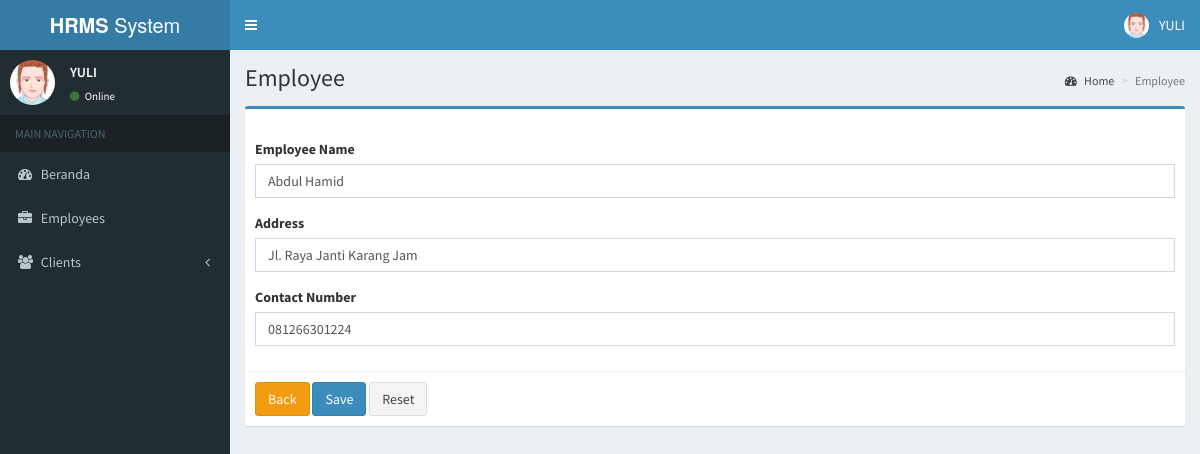
The app's page /media.php?module=employeeedit&id=6 (signed in) with its own data.
### tables this page shows
CREATE TABLE `employeedetails` (
  `EmployeeID` int(11) NOT NULL,
  `EmployeeName` varchar(25) DEFAULT NULL,
  `EmployeeAddress` varchar(25) DEFAULT NULL,
  `EmployeeContactNumber` char(13) DEFAULT NULL
);

### config/crudEmployee.php (called while the page is built, shortened)
<?php
include "koneksi.php";
$con=$conn;
function bacaEmployee($sql){
global $con;
$data = array();
$koneksi =$con;
$hasil = mysqli_query($koneksi, $sql);
$i=0;
while($baris = mysqli_fetch_assoc($hasil)){
$data[$i]['id']= $baris['EmployeeID'];
$data[$i]['nama'] = $baris['EmployeeName'];
$data[$i]['alamat'] = $baris['EmployeeAddress'];
$data[$i]['noHp'] = $baris['EmployeeContactNumber'];
$i++;
}
return $data;
}
?>

### editEmployee.php (the view, shortened to what this page needs)
 <?php
  include "config/crudEmployee.php";
$id=$_GET["id"];
$sql="select * from employeedetails where EmployeeID='".$id."'";
$data=bacaEmployee($sql);
?>
    <section class="content-header">
      <h1>
        Employee
      </h1>
      <ol class="breadcrumb">
        <li><a href="#"><i class="fa fa-dashboard"></i> Home</a></li>
        <li class="active">Employee</li>
      </ol>
    </section>
                <section class="content">
					<div class="box box-primary">
                        <div class="box-header">
                                </div>
                                <div class="box-body table-responsive">
									<div class="row">
                    <form action="media.php?module=employeeedit&id=<?php echo $data[0]['id'] ?>" method="post">
										<div class="col-md-12">
											<div class="form-group">
												<label>Employee Name</label>
												<input type="text" name="name" class="form-control" placeholder="Employee Name" value="<?php echo $data[0]['nama'] ?>">
											</div>
											<div class="form-group">
												<label>Address</label>
												<input type="text" name="address" class="form-control" placeholder="Address" value="<?php echo $data[0]['alamat'] ?>">
											</div>
											<div class="form-group">
												<label>Contact Number</label>
												<input type="text" class="form-control" name="contact" placeholder="Contact Number" value="<?php echo $data[0]['noHp'] ?>">
											</div>
										</div>
									</div>
                                </div>
								<div class="box-footer">
										<a href="media.php?module=employeedata" class="btn btn-warning">Back</a>
                                        <input type="submit" name="submit" class="btn btn-primary" value="Save"/>
										<input type="reset" class="btn btn-default" value="Reset"/>
                                </div>
                    </div>
                </section>

### records on screen
employeedetails: name "Abdul Hamid", address "Jl. Raya Janti Karang Jam", contact "081266301224"

### other values on screen
$_SESSION["username"] "YULI"
